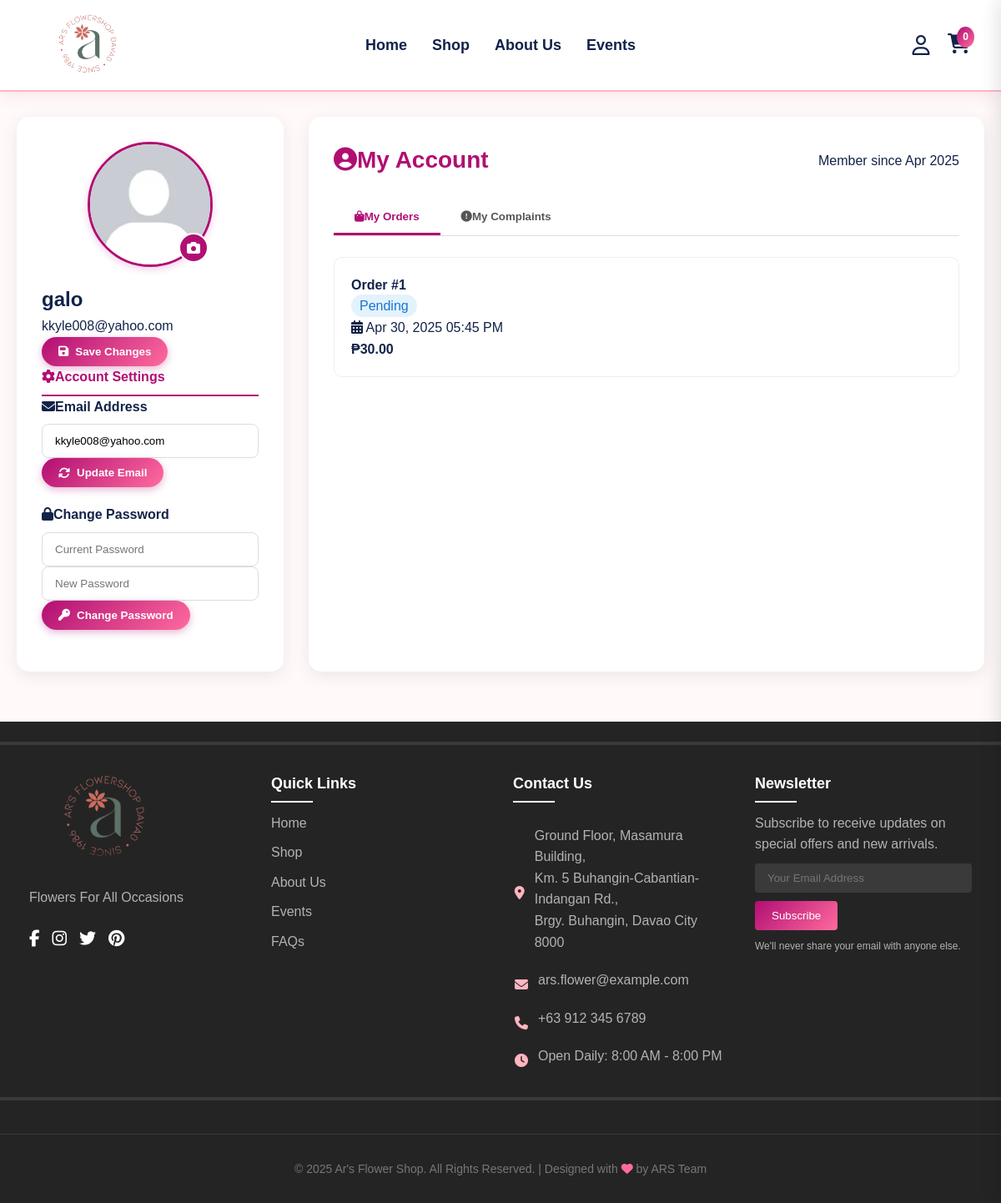
The page /user-profile.php (signed in) on the database as committed earlier.
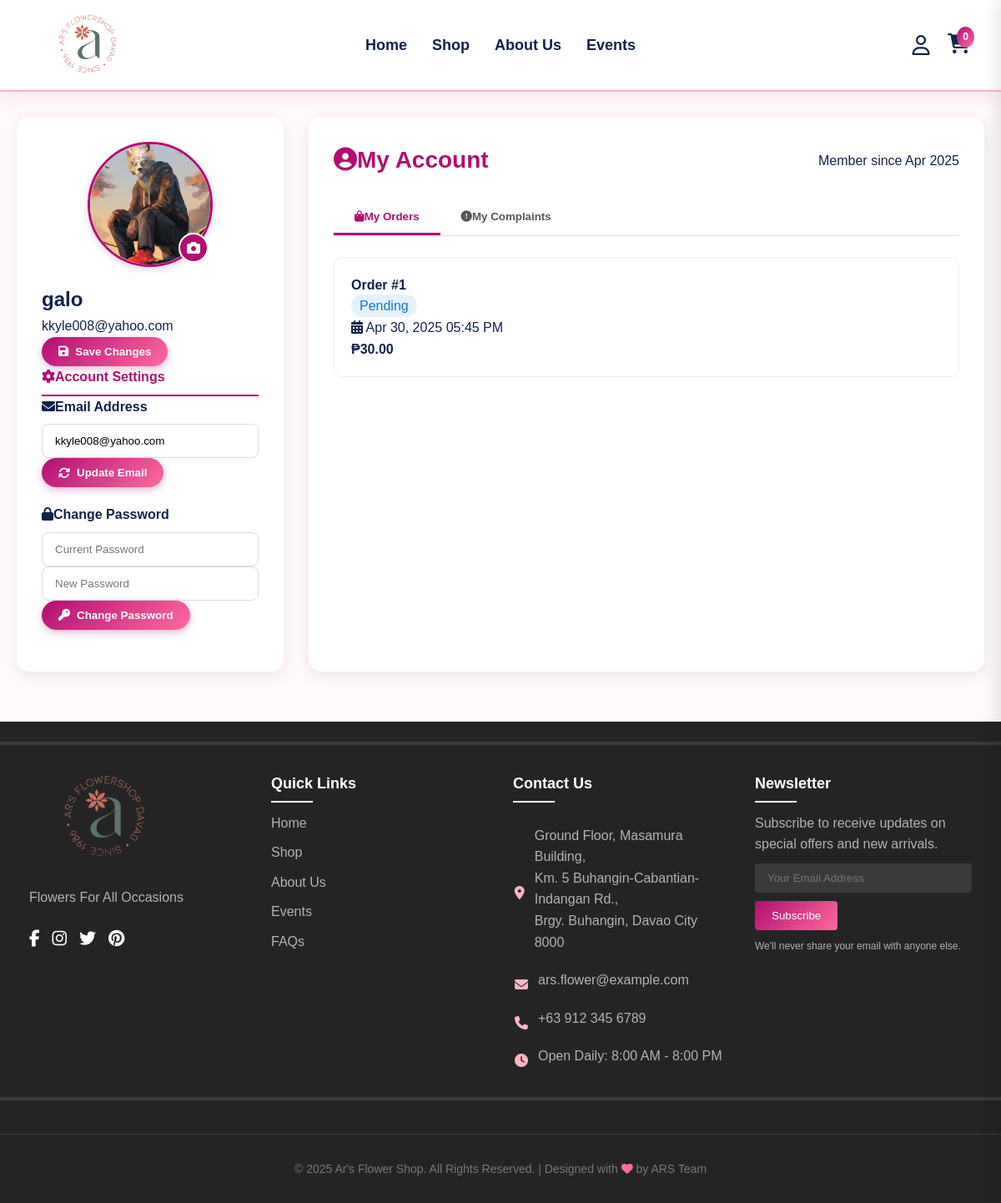
The same page on the database as committed later.
### tables this page shows
CREATE TABLE `users` (
  `user_id` int(11) NOT NULL,
  `name` varchar(100) NOT NULL,
  `email` varchar(100) NOT NULL,
  `phone` varchar(20) DEFAULT NULL,
  `role_id` int(11) NOT NULL,
  `username` varchar(255) NOT NULL,
  `pass` varchar(100) NOT NULL,
  `created_at` timestamp NOT NULL DEFAULT current_timestamp(),
  `profile_picture` varchar(255) DEFAULT 'uploads/profile_picture/default_profile.jpg'
);

CREATE TABLE `ordertable` (
  `order_id` int(11) NOT NULL,
  `customer_id` int(11) NOT NULL,
  `order_date` timestamp NOT NULL DEFAULT current_timestamp(),
  `total_amount` decimal(10,2) NOT NULL,
  `shipping_date` date DEFAULT NULL,
  `status` enum('Pending','Preparing','Out for Delivery','Delivered','Cancelled') NOT NULL DEFAULT 'Delivered'
);

### user-profile.php (the view, shortened to what this page needs)
<?php include 'footHead/header.php'; ?>
<?php
require_once 'connect.php';
$user = [
  'user_id' => null,
  'username' => 'Guest',
  'email' => '',
  'profile_picture' => '/images/default_profile.jpg',
  'created_at' => date('Y-m-d H:i:s')
];
try {
  $user_id = $_SESSION['user_id'];
  $stmt = $pdo->prepare("SELECT * FROM users WHERE user_id = ?");
  $stmt->execute([$user_id]);
  $user_data = $stmt->fetch();
  if ($user_data) {
    $user = array_merge($user, $user_data);
  } else {
    session_destroy();
    header("Location: login.php");
    exit();
  }
} catch (PDOException $e) {
  $error = "Database error: " . $e->getMessage();
  error_log("User Profile Error: " . $e->getMessage());
}
try {
  $id = $_SESSION['user_id'];
  $stmt = $pdo->prepare("SELECT * FROM `ordertable` WHERE `customer_id` = ?");
  $stmt->execute([$id]);
  $orders = $stmt->fetchAll(PDO::FETCH_ASSOC);
} catch (PDOException $e) {
  $error = "Error fetching orders: " . $e->getMessage();
  $orders = [];
}
?>
<!DOCTYPE html>
<html lang="en">
<head>
  <link rel="stylesheet" href="https://cdnjs.cloudflare.com/ajax/libs/font-awesome/6.5.0/css/all.min.css">
</head>
<body>
  <div class="container">
    <div class="profile-container">
      <div class="profile-sidebar">
        <div class="text-center">
          <div class="profile-picture-container">
            <img src="<?php echo htmlspecialchars($user['profile_picture'] ?? '/images/default_profile.jpg'); ?>"
              class="profile-picture" id="profile-picture">
            <div class="profile-picture-edit" onclick="document.getElementById('profile-upload').click()">
              <i class="fas fa-camera"></i>
            </div>
          </div>
          <h2><?php echo htmlspecialchars($user['username']); ?></h2>
          <p><?php echo htmlspecialchars($user['email']); ?></p>
          <form method="post" enctype="multipart/form-data" class="mt-4">
            <button type="submit" class="btn btn-primary w-100">
              <i class="fas fa-save"></i> Save Changes
            </button>
          </form>
        </div>
        <div class="mt-5">
          <h4 class="mb-4" style="color: var(--primary); border-bottom: 2px solid var(--primary); padding-bottom: 8px;">
            <i class="fas fa-cog mr-2"></i>Account Settings
          </h4>
          <form method="post">
            <div class="form-group">
              <label><i class="fas fa-envelope mr-2"></i>Email Address</label>
              <input type="email" name="new_email" class="form-control"
                value="<?php echo htmlspecialchars($user['email']); ?>" required>
              <button type="submit" name="change_email" class="btn btn-primary mt-3 w-100">
                <i class="fas fa-sync-alt"></i> Update Email
              </button>
            </div>
          </form>
          <form method="post" class="mt-4">
            <div class="form-group">
              <label><i class="fas fa-lock mr-2"></i>Change Password</label>
              <input type="password" name="current_password" class="form-control" placeholder="Current Password" required>
              <input type="password" name="new_password" class="form-control mt-3" placeholder="New Password" required>
              <button type="submit" name="change_password" class="btn btn-primary mt-3 w-100">
                <i class="fas fa-key"></i> Change Password
              </button>
            </div>
          </form>
        </div>
      </div>
      <div class="profile-content">
        <div class="profile-header">
          <h2><i class="fas fa-user-circle mr-2"></i>My Account</h2>
          <div class="text-muted">Member since <?php echo date('M Y', strtotime($user['created_at'])); ?></div>
        </div>
        <div class="tab-buttons">
          <button class="tab-button active" onclick="openTab('orders')">
            <i class="fas fa-shopping-bag mr-2"></i>My Orders
          </button>
          <button class="tab-button" onclick="openTab('complaints')">
            <i class="fas fa-exclamation-circle mr-2"></i>My Complaints
          </button>
        </div>
        <div id="orders" class="tab-content active">
          <?php if (empty($orders)): ?>
            <div class="text-center py-5">
              <i class="fas fa-shopping-bag fa-3x mb-3" style="color: var(--gray);"></i>
              <h4>No Orders Yet</h4>
              <p class="text-muted">You haven't placed any orders yet</p>
              <a href="productPage.php" class="btn btn-primary mt-3">
                <i class="fas fa-store mr-2"></i>Start Shopping
              </a>
            </div>
          <?php else: ?>
            <?php foreach ($orders as $order): ?>
              <div class="order-card">
                <div class="d-flex justify-content-between align-items-center mb-3">
                  <h4>Order #<?php echo htmlspecialchars($order['order_id']); ?></h4>
                  <span class="badge" style="background: #e3f2fd; color: #1976d2; padding: 5px 10px; border-radius: 20px;">
                    <?php echo ucfirst(htmlspecialchars($order['status'])); ?>
                  </span>
                </div>
                <div class="d-flex justify-content-between mb-2">
                  <div>
                    <i class="fas fa-calendar-alt mr-2 text-muted"></i>
                    <?php echo date('M d, Y h:i A', strtotime($order['order_date'])); ?>
                  </div>
                  <div>
                    <strong>₱<?php echo number_format($order['total_amount'], 2); ?></strong>
                  </div>
                </div>
              </div>
            <?php endforeach; ?>
          <?php endif; ?>
        </div>
      </div>
    </div>
  </div>
  <?php include 'footHead/footer.php'; ?>
</body>
</html>

### footHead/header.php (shortened to what this page needs)
<!DOCTYPE html>
<html lang="en">
<head>
  <link rel="stylesheet" href="https://cdnjs.cloudflare.com/ajax/libs/font-awesome/6.5.0/css/all.min.css">
</head>
<body>
  <div id="main-header" class="header">
    <div class="logo">
      <img src="pictures/arsFlowerHeaderLogo.png" onclick="window.location.href='home.php'">
    </div>
    <div class="nav-links">
      <a onclick="window.location.href='home.php'">Home</a>
      <a onclick="window.location.href='productPage.php'">Shop</a>
      <a onclick="window.location.href='aboutUs.php'">About Us</a>
      <a onclick="window.location.href='events.php'">Events</a>
    </div>
    <div class="icons">
      <i class="fa-regular fa-user" id="login-button"></i>
      <div class="cart-icon">
        <i class="fa-solid fa-cart-shopping" id="cart-button"></i>
        <span id="cart-count"></span>
      </div>
    </div>
  </div>
</body>
</html>

### footHead/footer.php (shortened to what this page needs)
<!DOCTYPE html>
<html lang="en">
<head>
    <link rel="stylesheet" href="https://cdnjs.cloudflare.com/ajax/libs/font-awesome/6.5.0/css/all.min.css">
</head>
<body>
    <footer>
        <div class="footer-container">
            <div class="footer-col">
                <img src="pictures/arsFlowerHeaderLogo.png" alt="Ar's Flower Shop Logo" class="footer-logo">
                <p>Flowers For All Occasions</p>
                <div class="social-icons">
                    <a href="#"><i class="fab fa-facebook-f"></i></a>
                    <a href="#"><i class="fab fa-instagram"></i></a>
                    <a href="#"><i class="fab fa-twitter"></i></a>
                    <a href="#"><i class="fab fa-pinterest"></i></a>
                </div>
            </div>
            <div class="footer-col">
                <h3>Quick Links</h3>
                <a href="home.php">Home</a>
                <a href="productPage.php">Shop</a>
                <a href="aboutUs.php">About Us</a>
                <a href="events.php">Events</a>
                <a href="#">FAQs</a>
            </div>
            <div class="footer-col">
                <h3>Contact Us</h3>
                <div class="address">
                    <div class="contact-info">
                        <i class="fas fa-map-marker-alt"></i>
                        <p>Ground Floor, Masamura Building,<br>
                            Km. 5 Buhangin-Cabantian-Indangan Rd.,<br>
                            Brgy. Buhangin, Davao City 8000</p>
                    </div>
                    <div class="contact-info">
                        <i class="fas fa-envelope"></i>
                        <a href="mailto:ars.flower@example.com">ars.flower@example.com</a>
                    </div>
                    <div class="contact-info">
                        <i class="fas fa-phone"></i>
                        <a href="tel:+639123456789">+63 912 345 6789</a>
                    </div>
                    <div class="contact-info">
                        <i class="fas fa-clock"></i>
                        <p>Open Daily: 8:00 AM - 8:00 PM</p>
                    </div>
                </div>
            </div>
            <div class="footer-col">
                <h3>Newsletter</h3>
                <p>Subscribe to receive updates on special offers and new arrivals.</p>
                <form class="newsletter-form">
                    <input type="email" placeholder="Your Email Address" required>
                    <button type="submit">Subscribe</button>
                </form>
                <p style="font-size: 12px; margin-top: 10px;">We'll never share your email with anyone else.</p>
            </div>
            <div class="footer-square"></div>
        </div>
        <div class="copyright">
            &copy; 2025 Ar's Flower Shop. All Rights Reserved. | Designed with <i class="fas fa-heart" style="color: #ff6b9e;"></i> by ARS Team
        </div>
    </footer>
</body>
</html>

### footHead/header.php (style rules this page uses)
*, *::before, *::after { margin: 0; padding: 0; box-sizing: border-box; -webkit-text-size-adjust: 100%; -moz-text-size-adjust: 100%; -ms-text-size-adjust: 100%; }
html { scroll-behavior: smooth; -webkit-font-smoothing: antialiased; -moz-osx-font-smoothing: grayscale; }
body { font-family: 'Arial', sans-serif; position: relative; overflow-x: hidden; background-color: #FFF9F9; line-height: 1.5; }
.header { display: flex; justify-content: space-between; align-items: center; padding: 15px 40px; background-color: rgba(255, 255, 255, 0.98); position: fixed; top: 0; left: 0; width: 100%; z-index: 1000; transition: all 0.4s ease; box-shadow: 0 2px 20px rgba(177, 14, 115, 0.1); border-bottom: 2px solid #ffb6c1; height: 110px; }
.logo img { height: 80px; width: auto; max-width: none; transition: transform 0.3s; cursor: pointer; display: block; }
.nav-links { display: flex; gap: 40px; position: absolute; left: 50%; transform: translateX(-50%); }
.nav-links a { text-decoration: none; color: #122349; font-size: 18px; font-weight: 600; transition: all 0.3s; position: relative; padding: 5px 0; cursor: pointer; white-space: nowrap; }
.nav-links a:after { content: ''; position: absolute; bottom: 0; left: 0; width: 0; height: 2px; background: linear-gradient(90deg, #b10e73, #ff6b9e); transition: width 0.3s; }
.icons { display: flex; gap: 20px; align-items: center; }
.cart-icon { position: relative; }
.cart-icon span { position: absolute; top: -8px; right: -8px; background: linear-gradient(135deg, #b10e73, #ff6b9e); color: white; font-size: 12px; border-radius: 50%; padding: 3px 7px; font-weight: bold; }
.icons i { font-size: 24px; color: #122349; cursor: pointer; transition: all 0.3s; width: 24px; height: 24px; text-align: center; line-height: 24px; }
@media (max-width: 1200px) { .nav-links { gap: 30px; } }

### footHead/footer.php (style rules this page uses)
footer { background-color: rgb(37, 36, 36); color: white; padding: 60px 0 30px; position: relative; overflow: hidden; font-family: 'Arial', sans-serif; }
.footer-container { max-width: 1200px; margin: 0 auto; display: flex; flex-wrap: wrap; justify-content: space-between; padding: 0 20px; position: relative; }
.footer-square { position: absolute; width: 1800px; height: 430px; background-color: transparent; border: 4px solid rgba(255, 255, 255, 0.1); bottom: 10px; right: -300px; z-index: 1; }
.footer-col { flex: 1; min-width: 250px; margin-bottom: 30px; padding: 0 15px; position: relative; z-index: 2; }
.footer-col h3 { font-size: 18px; margin-bottom: 20px; position: relative; display: inline-block; }
.footer-col h3::after { content: ''; position: absolute; left: 0; bottom: -8px; width: 50px; height: 2px; background: #ffffff; }
.footer-col p, .footer-col a { color: #b3b3b3; line-height: 1.6; margin-bottom: 10px; display: block; text-decoration: none; transition: color 0.3s; }
.address { font-style: normal; margin-top: 15px; }
.contact-info { display: flex; align-items: center; margin-bottom: 10px; }
.contact-info i { margin-right: 10px; color: #ffb6c1; width: 20px; text-align: center; }
.footer-logo { width: 180px; height: auto; margin-bottom: 20px; -webkit-mask-image: linear-gradient(to bottom, rgba(0, 0, 0, 1) 0%, rgba(0, 0, 0, 1) 80%, rgba(0, 0, 0, 0) 100%); mask-image: linear-gradient(to bottom, rgba(0, 0, 0, 1) 0%, rgba(0, 0, 0, 1) 80%, rgba(0, 0, 0, 0) 100%); }
.newsletter-form input { padding: 10px 15px; width: 100%; margin-bottom: 10px; border: none; border-radius: 4px; background: rgba(255, 255, 255, 0.1); color: white; }
.newsletter-form button { padding: 10px 20px; background: linear-gradient(135deg, #b10e73, #ff6b9e); color: white; border: none; border-radius: 4px; cursor: pointer; transition: all 0.3s; }
.copyright { width: 100%; text-align: center; padding-top: 30px; margin-top: 30px; border-top: 1px solid rgba(255, 255, 255, 0.1); color: #777; font-size: 14px; }
.social-icons { display: flex; gap: 15px; margin-top: 20px; }
.social-icons a { color: white; font-size: 20px; transition: color 0.3s; }

Rows that differ between the two databases and show on the page:
changed users "galo": profile_picture: picture added in place of a placeholder
